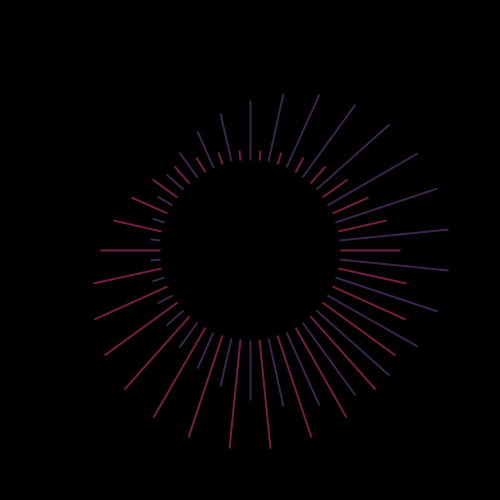
Frame 1 (no input)
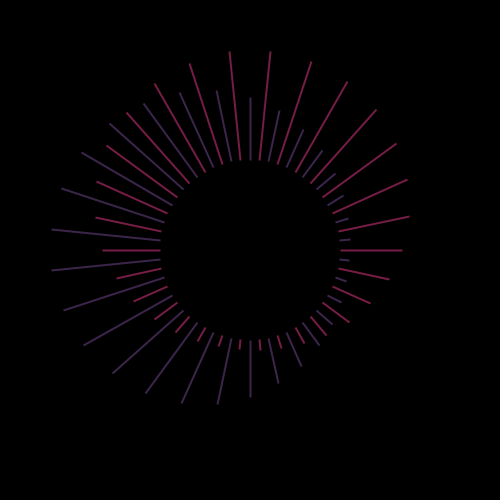
Frame 60 (the mouse pressed at the canvas centre just before this capture)
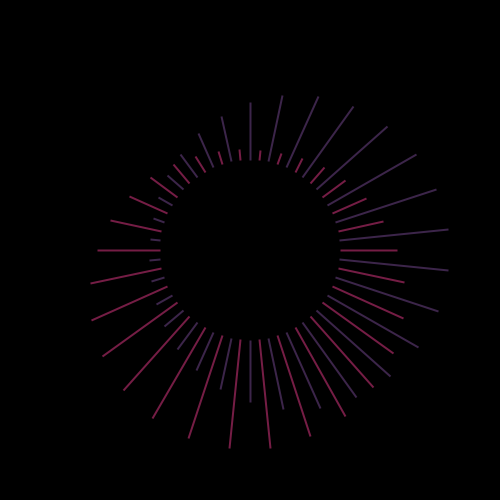
Frame 120 (the mouse held since frame 60 and released just before this capture)

The Processing sketch that drew these frames (run headless with seeded random() and noise(); from frame 60 on, the mouse is pressed at the canvas centre):

// Processing sketch: processing_155327
// ── processing_155327.pde

int num=60;
float theta, px, sw;

void setup() {
  size(500, 500);
  strokeCap(SQUARE);
}


void draw() {
  background(#000000);
  float x=100;

  translate(width/2, height/2);
  for (int i=0; i<num; i++) {
    pushMatrix();
    float r = TWO_PI/num*i;
    rotate(r);
    float angle = theta+r;
    if (i%2==0) {
      px = map(sin(angle), -1, 1, x, 200);
      stroke(#751D45);
    } else {
      px = map(sin(angle+PI/2), -1, 1, x, 200); 
      stroke(#3C254A);
    }
    strokeWeight(2);
    line(x-10, 0, px, 0);
    popMatrix();
  }
  theta += 0.0523;
}
